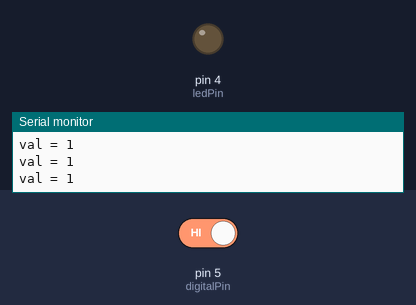
Simulated run of this sketch. Board: Arduino Uno, built with avr-gcc and run on an emulated ATmega328P. On the bench: output pins drawn as LEDs (lit = HIGH), the last lines printed to the serial monitor. The test bench sets the inputs (shaded band); at power-on: pin 5 (digitalPin) HIGH.

Above: at 2.8 s.
2.9 s: pin 5 (digitalPin) driven LOW
At 3.7 s:
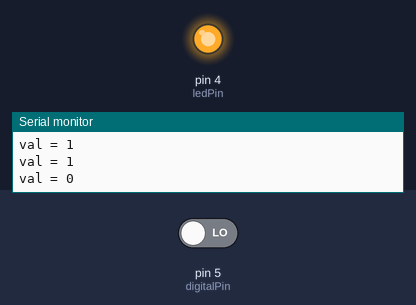
4.5 s: pin 5 (digitalPin) driven HIGH
At 5.3 s:
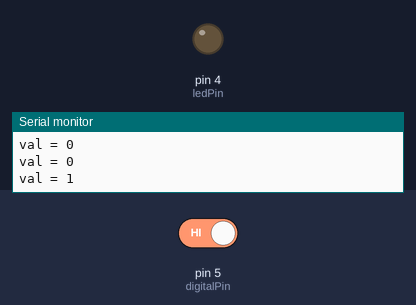
Timing chart, 0 to 7.5 s (numbered marks = the images above; inputs shaded):
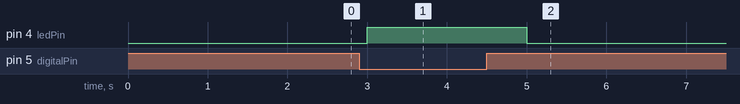

The sketch:

moving.ino
```cpp
int ledPin = 4;
int digitalPin = 5;
int val = 0;
void setup() {
pinMode(ledPin, OUTPUT); // sets the pin as output
pinMode(digitalPin, INPUT); // sets the pin as input
Serial.begin(9600);

}

void loop() {
val = digitalRead(digitalPin);
Serial.print("val = ");
Serial.println(val);
if (val == 0) { //
digitalWrite(ledPin, HIGH);
}
else {
digitalWrite(ledPin, LOW);
}
delay(1000);

}
```

Measured:
- after the input at 2.9 s, pin 4 (ledPin): LOW → HIGH after 0.10 s
- after the input at 4.5 s, pin 4 (ledPin): HIGH → LOW after 0.50 s
